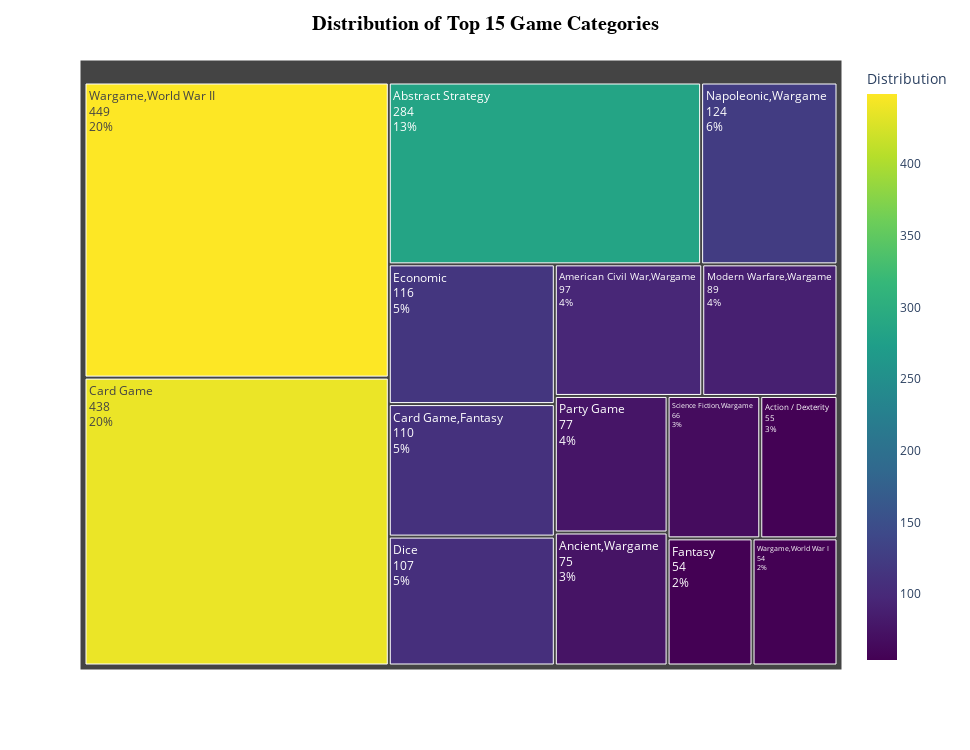

Notebook code for this chart:
### Markdown cell above
# What is the distribution of game categories?

### Rationalization of the specific visualization to illustrate the answer:

> The top 15 game categories are distributed properly in the treemap display, allowing users to instantly identify the most significant ones and their respective shares. In order to ensure that the data is both appealing and informative, an interactive visualization is provided.

### Code cell
fig = px.treemap(category_count, path=['Category'], values='Distribution',
                 color='Distribution',  
                 color_continuous_scale=px.colors.sequential.Viridis,  
                 width=970, height=750)

fig.update_traces(textinfo='label+value+percent entry', hovertemplate=None)

fig.update_layout(title_text="<b>Distribution of Top 15 Game Categories",
                  title_font=dict(family="Arial", size=20, color="Black"),
                 title_x=0.5)

fig.show()

### Figure 1 — Plotly figure (JSON) as saved in the notebook; plotly's stock layout.template omitted (floating-point values rounded to 4 significant figures)
{"data": [{"branchvalues": "total", "customdata": [[284], [55], [97], [75], [438], [110], [107], [116], [54], [89], [124], [77], [66], [54], [449]], "domain": {"x": [0, 1], "y": [0, 1]}, "ids": ["Abstract Strategy", "Action / Dexterity", "American Civil War,Wargame", "Ancient,Wargame", "Card Game", "Card Game,Fantasy", "Dice", "Economic", "Fantasy", "Modern Warfare,Wargame", "Napoleonic,Wargame", "Party Game", "Science Fiction,Wargame", "Wargame,World War I", "Wargame,World War II"], "labels": ["Abstract Strategy", "Action / Dexterity", "American Civil War,Wargame", "Ancient,Wargame", "Card Game", "Card Game,Fantasy", "Dice", "Economic", "Fantasy", "Modern Warfare,Wargame", "Napoleonic,Wargame", "Party Game", "Science Fiction,Wargame", "Wargame,World War I", "Wargame,World War II"], "marker": {"coloraxis": "coloraxis", "colors": [284, 55, 97, 75, 438, 110, 107, 116, 54, 89, 124, 77, 66, 54, 449]}, "name": "", "parents": ["", "", "", "", "", "", "", "", "", "", "", "", "", "", ""], "textinfo": "label+value+percent entry", "type": "treemap", "values": [284, 55, 97, 75, 438, 110, 107, 116, 54, 89, 124, 77, 66, 54, 449]}], "layout": {"coloraxis": {"colorbar": {"title": {"text": "Distribution"}}, "colorscale": [[0, "#440154"], [0.1111, "#482878"], [0.2222, "#3e4989"], [0.3333, "#31688e"], [0.4444, "#26828e"], [0.5556, "#1f9e89"], [0.6667, "#35b779"], [0.7778, "#6ece58"], [0.8889, "#b5de2b"], [1, "#fde725"]]}, "height": 750, "legend": {"tracegroupgap": 0}, "margin": {"t": 60}, "title": {"font": {"color": "Black", "family": "Arial", "size": 20}, "text": "<b>Distribution of Top 15 Game Categories", "x": 0.5}, "width": 970}}
